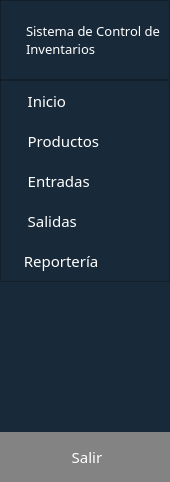
     <widget class="QWidget" name="widget" native="true">
      <property name="minimumSize">
       <size>
        <width>170</width>
        <height>0</height>
       </size>
      </property>
      <property name="maximumSize">
       <size>
        <width>170</width>
        <height>16777215</height>
       </size>
      </property>
      <property name="styleSheet">
       <string notr="true">background-color:#182939;
color:white;
</string>
      </property>
      <layout class="QVBoxLayout" name="verticalLayout_2">
       <property name="spacing">
        <number>0</number>
       </property>
       <property name="leftMargin">
        <number>0</number>
       </property>
       <property name="topMargin">
        <number>0</number>
       </property>
       <property name="rightMargin">
        <number>0</number>
       </property>
       <property name="bottomMargin">
        <number>0</number>
       </property>
       <item>
        <widget class="QWidget" name="widget_5" native="true">
         <property name="minimumSize">
          <size>
           <width>0</width>
           <height>80</height>
          </size>
         </property>
         <property name="maximumSize">
          <size>
           <width>16777215</width>
           <height>80</height>
          </size>
         </property>
         <layout class="QHBoxLayout" name="horizontalLayout_4">
          <property name="spacing">
           <number>0</number>
          </property>
          <property name="leftMargin">
           <number>0</number>
          </property>
          <property name="topMargin">
           <number>0</number>
          </property>
          <property name="rightMargin">
           <number>0</number>
          </property>
          <property name="bottomMargin">
           <number>0</number>
          </property>
          <item>
           <widget class="QFrame" name="frame_3">
            <property name="frameShape">
             <enum>QFrame::StyledPanel</enum>
            </property>
            <property name="frameShadow">
             <enum>QFrame::Raised</enum>
            </property>
            <layout class="QHBoxLayout" name="horizontalLayout_5">
             <item>
              <widget class="QLabel" name="label_4">
               <property name="maximumSize">
                <size>
                 <width>50</width>
                 <height>50</height>
                </size>
               </property>
               <property name="text">
                <string/>
               </property>
               <property name="pixmap">
                <pixmap>icons/fa-logo.png</pixmap>
               </property>
               <property name="scaledContents">
                <bool>true</bool>
               </property>
              </widget>
             </item>
             <item>
              <widget class="QLabel" name="label_5">
               <property name="font">
                <font>
                 <family>candara</family>
                 <pointsize>10</pointsize>
                </font>
               </property>
               <property name="text">
                <string>Sistema de Control de Inventarios</string>
               </property>
               <property name="wordWrap">
                <bool>true</bool>
               </property>
              </widget>
             </item>
            </layout>
           </widget>
          </item>
         </layout>
        </widget>
       </item>
       <item>
        <widget class="QWidget" name="widget_6" native="true">
         <layout class="QVBoxLayout" name="verticalLayout_3">
          <property name="spacing">
           <number>0</number>
          </property>
          <property name="leftMargin">
           <number>0</number>
          </property>
          <property name="topMargin">
           <number>0</number>
          </property>
          <property name="rightMargin">
           <number>0</number>
          </property>
          <property name="bottomMargin">
           <number>150</number>
          </property>
          <item>
           <widget class="QFrame" name="frame_2">
            <property name="maximumSize">
             <size>
              <width>16777215</width>
              <height>350</height>
             </size>
            </property>
            <property name="frameShape">
             <enum>QFrame::StyledPanel</enum>
            </property>
            <property name="frameShadow">
             <enum>QFrame::Raised</enum>
            </property>
            <layout class="QVBoxLayout" name="verticalLayout_4">
             <property name="spacing">
              <number>0</number>
             </property>
             <property name="leftMargin">
              <number>0</number>
             </property>
             <property name="topMargin">
              <number>0</number>
             </property>
             <property name="rightMargin">
              <number>0</number>
             </property>
             <property name="bottomMargin">
              <number>0</number>
             </property>
             <item>
              <widget class="QPushButton" name="btnHomePage">
               <property name="minimumSize">
                <size>
                 <width>0</width>
                 <height>40</height>
                </size>
               </property>
               <property name="font">
                <font>
                 <family>candara</family>
                 <pointsize>11</pointsize>
                </font>
               </property>
               <property name="styleSheet">
                <string notr="true">QPushButton{
border:none;
color: white;
text-align: left;
padding: 0px 15px;
border-radius:0;

}
QPushButton:hover{
	background-color:#007DDA;
	background-color: #56648F;
	
}</string>
               </property>
               <property name="text">
                <string>   Inicio</string>
               </property>
               <property name="icon">
                <iconset>
                 <normaloff>icons/fa-home.png</normaloff>icons/fa-home.png</iconset>
               </property>
              </widget>
             </item>
             <item>
              <widget class="QPushButton" name="btnProductsPage">
               <property name="minimumSize">
                <size>
                 <width>0</width>
                 <height>40</height>
                </size>
               </property>
               <property name="font">
                <font>
                 <family>candara</family>
                 <pointsize>11</pointsize>
                </font>
               </property>
               <property name="styleSheet">
                <string notr="true">QPushButton{
border:none;
color: white;
text-align: left;
padding: 0px 15px;
border-radius:0;

}
QPushButton:hover{
	background-color:#007DDA;
	background-color: #56648F;
	
}</string>
               </property>
               <property name="text">
                <string>   Productos</string>
               </property>
               <property name="icon">
                <iconset>
                 <normaloff>icons/fa-box.png</normaloff>icons/fa-box.png</iconset>
               </property>
              </widget>
             </item>
             <item>
              <widget class="QPushButton" name="btnIcomePage">
               <property name="minimumSize">
                <size>
                 <width>0</width>
                 <height>40</height>
                </size>
               </property>
               <property name="font">
                <font>
                 <family>candara</family>
                 <pointsize>11</pointsize>
                </font>
               </property>
               <property name="styleSheet">
                <string notr="true">QPushButton{
border:none;
color: white;
text-align: left;
padding: 0px 15px;
border-radius:0;

}
QPushButton:hover{
	background-color:#007DDA;
	background-color: #56648F;
	
}</string>
               </property>
               <property name="text">
                <string>   Entradas</string>
               </property>
               <property name="icon">
                <iconset>
                 <normaloff>icons/fa-in.png</normaloff>icons/fa-in.png</iconset>
               </property>
              </widget>
             </item>
             <item>
              <widget class="QPushButton" name="btnOutcomePage">
               <property name="minimumSize">
                <size>
                 <width>0</width>
                 <height>40</height>
                </size>
               </property>
               <property name="font">
                <font>
                 <family>candara</family>
                 <pointsize>11</pointsize>
                </font>
               </property>
               <property name="styleSheet">
                <string notr="true">QPushButton{
border:none;
color: white;
text-align: left;
padding: 0px 15px;
border-radius:0;

}
QPushButton:hover{
	background-color:#007DDA;
	background-color: #56648F;
	
}</string>
               </property>
               <property name="text">
                <string>   Salidas</string>
               </property>
               <property name="icon">
                <iconset>
                 <normaloff>icons/fa-out.png</normaloff>icons/fa-out.png</iconset>
               </property>
              </widget>
             </item>
             <item>
              <widget class="QPushButton" name="btnStockPage">
               <property name="minimumSize">
                <size>
                 <width>0</width>
                 <height>40</height>
                </size>
               </property>
               <property name="font">
                <font>
                 <family>candara</family>
                 <pointsize>11</pointsize>
                </font>
               </property>
               <property name="styleSheet">
                <string notr="true">QPushButton{
border:none;
color: white;
text-align: left;
padding: 0px 15px;
border-radius:0;

}
QPushButton:hover{
	background-color:#007DDA;
	background-color: #56648F;
	
}</string>
               </property>
               <property name="text">
                <string>  Reportería</string>
               </property>
               <property name="icon">
                <iconset>
                 <normaloff>icons/fa-boxes.png</normaloff>icons/fa-boxes.png</iconset>
               </property>
              </widget>
             </item>
            </layout>
           </widget>
          </item>
         </layout>
        </widget>
       </item>
       <item>
        <widget class="QWidget" name="widget_7" native="true">
         <property name="minimumSize">
          <size>
           <width>0</width>
           <height>50</height>
          </size>
         </property>
         <property name="maximumSize">
          <size>
           <width>16777215</width>
           <height>50</height>
          </size>
         </property>
         <property name="layoutDirection">
          <enum>Qt::LeftToRight</enum>
         </property>
         <layout class="QVBoxLayout" name="verticalLayout_5">
          <property name="spacing">
           <number>0</number>
          </property>
          <property name="leftMargin">
           <number>0</number>
          </property>
          <property name="topMargin">
           <number>0</number>
          </property>
          <property name="rightMargin">
           <number>0</number>
          </property>
          <property name="bottomMargin">
           <number>0</number>
          </property>
          <item>
           <widget class="QPushButton" name="btnLogout">
            <property name="minimumSize">
             <size>
              <width>0</width>
              <height>50</height>
             </size>
            </property>
            <property name="maximumSize">
             <size>
              <width>16777215</width>
              <height>50</height>
             </size>
            </property>
            <property name="font">
             <font>
              <family>candara</family>
              <pointsize>11</pointsize>
             </font>
            </property>
            <property name="styleSheet">
             <string notr="true">QPushButton{
border:none;
background-color:#838383;
color: white;
text-align: center;
padding: 0px 15px;
border-radius:0;

}
QPushButton:hover{
	background-color:#007DDA;
	background-color: #56648F;
	
}</string>
            </property>
            <property name="text">
             <string> Salir</string>
            </property>
            <property name="icon">
             <iconset>
              <normaloff>icons/fa-close.png</normaloff>icons/fa-close.png</iconset>
            </property>
           </widget>
          </item>
         </layout>
        </widget>
       </item>
      </layout>
     </widget>
